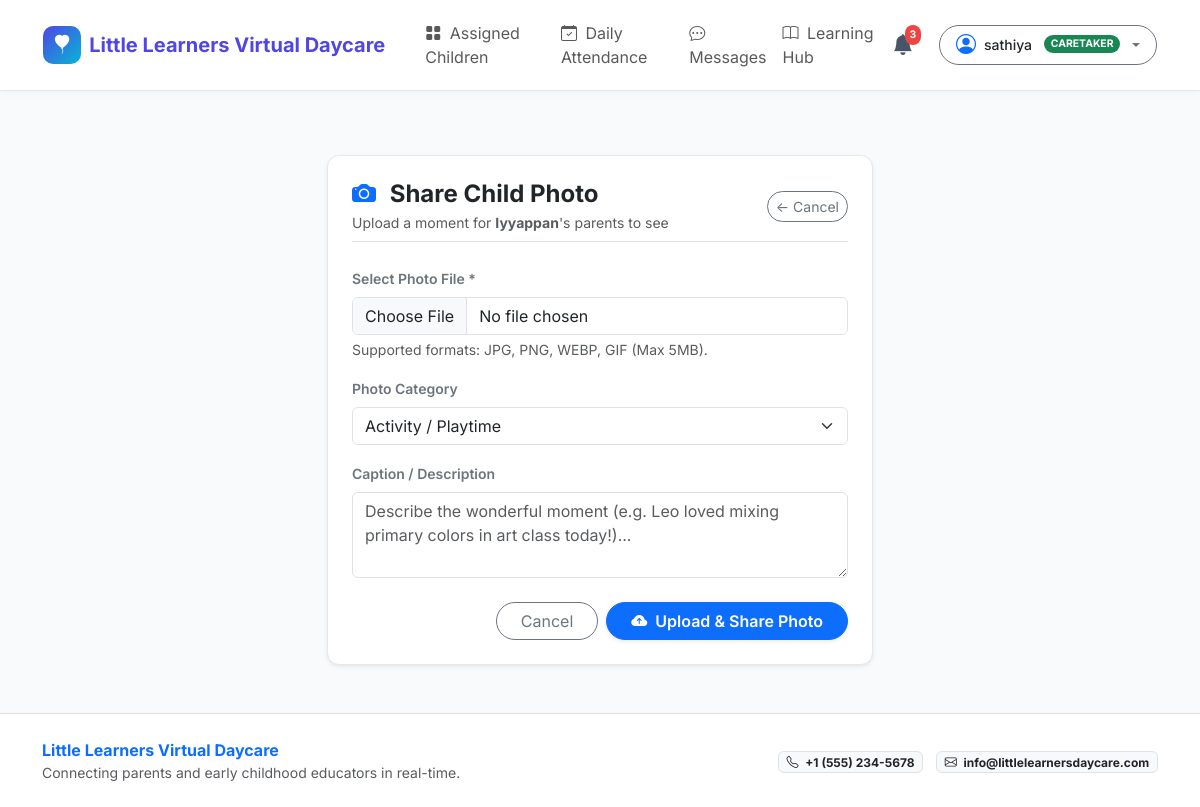
Screenshot of /caregiver/child/2/photo (signed in) with the database file from the repository.
### models/user.py (models this page shows, shortened)
class User(UserMixin, db.Model):
    __tablename__ = 'users'
    id = db.Column(db.Integer, primary_key=True)
    name = db.Column(db.String(120), nullable=False)
    email = db.Column(db.String(120), unique=True, nullable=False, index=True)
    password_hash = db.Column(db.String(256), nullable=False)
    role = db.Column(db.String(20), nullable=False, default='parent') # 'admin', 'caregiver', 'parent'
    phone = db.Column(db.String(30), nullable=True)
    created_at = db.Column(db.DateTime, default=datetime.utcnow)
    is_approved = db.Column(db.Boolean, default=True) # caregivers need admin approval
    reset_token = db.Column(db.String(100), nullable=True, index=True)
    reset_token_expiry = db.Column(db.DateTime, nullable=True)
    parent_children = db.relationship('Child', back_populates='parent', foreign_keys='Child.parent_id', lazy='dynamic')
    assigned_children = db.relationship('Child', back_populates='caregiver', foreign_keys='Child.caregiver_id', lazy='dynamic')
    activity_logs = db.relationship('ActivityLog', back_populates='author', lazy='dynamic')
    photos_uploaded = db.relationship('Photo', back_populates='uploader', lazy='dynamic')
    sent_messages = db.relationship('Message', back_populates='sender', foreign_keys='Message.sender_id', lazy='dynamic')
    received_messages = db.relationship('Message', back_populates='receiver', foreign_keys='Message.receiver_id', lazy='dynamic')
    notifications = db.relationship('Notification', back_populates='user', lazy='dynamic', cascade='all, delete-orphan')
    complaints = db.relationship('Complaint', back_populates='user', lazy='dynamic')
    @property
    def is_admin(self):
        return self.role == 'admin'
    @property
    def is_caretaker(self):
        return self.role in ('caretaker', 'caregiver')
    @property
    def is_caregiver(self):
        return self.is_caretaker
    @property
    def is_parent(self):
        return self.role == 'parent'
    @property
    def display_role(self):
        if self.is_caretaker:
            return "Caretaker"
        return self.role.title()

### models/child.py (models this page shows, shortened)
class Child(db.Model):
    __tablename__ = 'children'
    id = db.Column(db.Integer, primary_key=True)
    name = db.Column(db.String(120), nullable=False)
    dob = db.Column(db.Date, nullable=False)
    gender = db.Column(db.String(20), nullable=True, default='unspecified')
    allergies = db.Column(db.Text, nullable=True)
    notes = db.Column(db.Text, nullable=True)
    photo_url = db.Column(db.String(255), nullable=True)
    qr_code_path = db.Column(db.String(255), nullable=True)
    parent_id = db.Column(db.Integer, db.ForeignKey('users.id'), nullable=False)
    caregiver_id = db.Column(db.Integer, db.ForeignKey('users.id'), nullable=True)
    created_at = db.Column(db.DateTime, default=datetime.utcnow)
    parent = db.relationship('User', foreign_keys=[parent_id], back_populates='parent_children')
    caregiver = db.relationship('User', foreign_keys=[caregiver_id], back_populates='assigned_children')
    activity_logs = db.relationship(
        'ActivityLog', back_populates='child', cascade='all, delete-orphan',
        order_by='ActivityLog.timestamp.desc()', lazy='dynamic'
    )
    photos = db.relationship(
        'Photo', back_populates='child', cascade='all, delete-orphan',
        order_by='Photo.timestamp.desc()', lazy='dynamic'
    )
    attendance_records = db.relationship(
        'Attendance', back_populates='child', cascade='all, delete-orphan',
        order_by='Attendance.date.desc()', lazy='dynamic'
    )
    messages = db.relationship(
        'Message', back_populates='child', cascade='all, delete-orphan',
        order_by='Message.timestamp.asc()', lazy='dynamic'
    )

### routes/caregiver.py (the view, shortened to what this page needs)
@caregiver_bp.route('/child/<int:child_id>/photo', methods=['GET', 'POST'])
def upload_photo(child_id):
    child = get_authorized_child(child_id)
    return render_template('caregiver/upload_photo.html', child=child)

### routes/caregiver.py (called while the page is built)
@caregiver_bp.before_request
@login_required
@role_required('caregiver', 'admin')
def caregiver_access_check():
    pass

### routes/utils.py (called while the page is built)
def role_required(*roles):
    def decorator(f):
        @wraps(f)
        def decorated_function(*args, **kwargs):
            if not current_user.is_authenticated:
                return redirect(url_for('auth.login'))
            allowed_roles = set(roles)
            if 'caregiver' in allowed_roles:
                allowed_roles.add('caretaker')
            if 'caretaker' in allowed_roles:
                allowed_roles.add('caregiver')
            if current_user.role not in allowed_roles:
                abort(403)
            if current_user.is_caretaker and not current_user.is_approved:
                flash('Your caretaker account is pending administrator approval.', 'warning')
                return redirect(url_for('auth.pending_approval'))
            return f(*args, **kwargs)
        return decorated_function
    return decorator

def get_authorized_child(child_id):
    from models import db
    child = db.session.get(Child, child_id)
    if not child:
        abort(404)
    if current_user.is_admin:
        return child
    if current_user.is_caretaker:
        if child.caregiver_id != current_user.id:
            abort(403)
        return child
    if current_user.is_parent:
        if child.parent_id != current_user.id:
            abort(403)
        return child
    abort(403)

### templates/caregiver/upload_photo.html (shortened to what this page needs)
{% extends "base.html" %}
{% block content %}
<div class="container py-4">
  <div class="row justify-content-center">
    <div class="col-md-7 col-lg-6">
      <div class="card card-custom p-4 shadow-sm">
        <div class="d-flex justify-content-between align-items-center mb-4 pb-2 border-bottom">
          <div>
            <h4 class="fw-bold text-dark mb-1">
              <i class="bi bi-camera-fill text-primary me-2"></i> Share Child Photo
            </h4>
            <p class="text-muted small mb-0">Upload a moment for <strong>{{ child.name }}</strong>'s parents to see</p>
          </div>
          <a href="{{ url_for('caregiver.child_detail', child_id=child.id) }}" class="btn btn-outline-secondary btn-sm rounded-pill">
            &larr; Cancel
          </a>
        </div>
        <form method="POST" action="{{ url_for('caregiver.upload_photo', child_id=child.id) }}" enctype="multipart/form-data">
          <div class="mb-3">
            <label for="photoInput" class="form-label fw-semibold small text-secondary">Select Photo File *</label>
            <input type="file" class="form-control" id="photoInput" name="photo" accept="image/*" required onchange="previewImage(event)">
            <div class="form-text small">Supported formats: JPG, PNG, WEBP, GIF (Max 5MB).</div>
          </div>
          <div class="mb-3">
            <label for="category" class="form-label fw-semibold small text-secondary">Photo Category</label>
            <select class="form-select" id="category" name="category">
              <option value="Activity" selected>Activity / Playtime</option>
            </select>
          </div>
          <div class="mb-4">
            <label for="caption" class="form-label fw-semibold small text-secondary">Caption / Description</label>
            <textarea class="form-control" id="caption" name="caption" rows="3" placeholder="Describe the wonderful moment (e.g. Leo loved mixing primary colors in art class today!)..."></textarea>
          </div>
          <div class="d-flex justify-content-end gap-2">
            <a href="{{ url_for('caregiver.child_detail', child_id=child.id) }}" class="btn btn-outline-secondary px-4 rounded-pill">Cancel</a>
            <button type="submit" class="btn btn-primary px-4 rounded-pill fw-semibold shadow-sm">
              <i class="bi bi-cloud-arrow-up-fill me-1"></i> Upload & Share Photo
            </button>
          </div>
        </form>
      </div>
    </div>
  </div>
</div>
{% endblock %}

### templates/base.html (shortened to what this page needs)
<!DOCTYPE html>
<html lang="en">
<head>
  <link href="https://cdn.jsdelivr.net/npm/bootstrap@5.3.3/dist/css/bootstrap.min.css" rel="stylesheet">
  <link href="https://cdn.jsdelivr.net/npm/bootstrap-icons@1.11.3/font/bootstrap-icons.min.css" rel="stylesheet">
  <link rel="stylesheet" href="{{ url_for('static', filename='css/style.css') }}">
</head>
<body>
  <nav class="navbar navbar-expand-lg navbar-custom sticky-top">
    <div class="container-fluid px-lg-4">
      <a class="navbar-brand brand-logo" href="{{ url_for('index') }}">
        <div class="brand-icon">
          <i class="bi bi-balloon-heart-fill"></i>
        </div>
        <span>{{ daycare_name }}</span>
      </a>
      <div class="collapse navbar-collapse" id="navbarMain">
        <ul class="navbar-nav me-auto mb-2 mb-lg-0 ms-lg-3">
          {% if current_user.is_authenticated %}
            {% if current_user.is_admin %}
              <li class="nav-item">
                <a class="nav-link {% if request.endpoint == 'admin.dashboard' %}active fw-bold text-primary{% endif %}" href="{{ url_for('admin.dashboard') }}">
                  <i class="bi bi-speedometer2 me-1"></i> Dashboard
                </a>
              </li>
              <li class="nav-item">
                <a class="nav-link {% if 'caregiver' in request.endpoint %}active fw-bold text-primary{% endif %}" href="{{ url_for('admin.caregivers') }}">
                  <i class="bi bi-person-badge me-1"></i> Caretakers
                </a>
              </li>
              <li class="nav-item">
                <a class="nav-link {% if 'children' in request.endpoint or 'child' in request.endpoint %}active fw-bold text-primary{% endif %}" href="{{ url_for('admin.children') }}">
                  <i class="bi bi-people me-1"></i> Children
                </a>
              </li>
              <li class="nav-item">
                <a class="nav-link {% if 'complaint' in request.endpoint %}active fw-bold text-primary{% endif %}" href="{{ url_for('admin.complaints') }}">
                  <i class="bi bi-chat-square-dots me-1"></i> Inquiries & Complaints
                </a>
              </li>
              <li class="nav-item">
                <a class="nav-link {% if 'learning' in request.endpoint %}active fw-bold text-primary{% endif %}" href="{{ url_for('admin.learning') }}">
                  <i class="bi bi-book me-1"></i> Learning Resources
                </a>
              </li>
            {% elif current_user.is_caregiver and current_user.is_approved %}
              <li class="nav-item">
                <a class="nav-link {% if request.endpoint == 'caregiver.dashboard' %}active fw-bold text-primary{% endif %}" href="{{ url_for('caregiver.dashboard') }}">
                  <i class="bi bi-grid-fill me-1"></i> Assigned Children
                </a>
              </li>
              <li class="nav-item">
                <a class="nav-link {% if request.endpoint == 'caregiver.roster_attendance' %}active fw-bold text-primary{% endif %}" href="{{ url_for('caregiver.roster_attendance') }}">
                  <i class="bi bi-calendar-check me-1"></i> Daily Attendance
                </a>
              </li>
              <li class="nav-item">
                <a class="nav-link {% if 'messages' in request.endpoint %}active fw-bold text-primary{% endif %}" href="{{ url_for('messages.message_threads') }}">
                  <i class="bi bi-chat-dots me-1"></i> Messages
                </a>
              </li>
              <li class="nav-item">
                <a class="nav-link" href="{{ url_for('learning.index') }}">
                  <i class="bi bi-book me-1"></i> Learning Hub
                </a>
              </li>
            {% endif %}
          {% endif %}
        </ul>
        <div class="d-flex align-items-center gap-3">
          {% if current_user.is_authenticated %}
            <div class="dropdown">
              <button class="notification-bell-btn position-relative" type="button" id="notificationBellBtn" data-bs-toggle="dropdown" aria-expanded="false">
                <i class="bi bi-bell-fill"></i>
                <span id="notificationBadge" class="notification-badge {% if unread_notifs_count == 0 %}d-none{% endif %}">
                  {{ unread_notifs_count }}
                </span>
              </button>
            </div>
            <div class="dropdown">
              <button class="btn btn-sm btn-outline-secondary dropdown-toggle d-flex align-items-center gap-2 rounded-pill px-3 py-1" type="button" data-bs-toggle="dropdown" aria-expanded="false">
                <i class="bi bi-person-circle fs-5 text-primary"></i>
                <span class="fw-medium text-dark">{{ current_user.name }}</span>
                <span class="badge {% if current_user.is_admin %}bg-dark{% elif current_user.is_caregiver %}bg-success{% else %}bg-primary{% endif %} rounded-pill ms-1 text-uppercase" style="font-size: 0.65rem;">
                  {{ current_user.display_role }}
                </span>
              </button>
            </div>
          {% else %}
            <a href="{{ url_for('auth.login') }}" class="btn btn-outline-primary btn-sm px-3 rounded-pill fw-medium">Sign In</a>
            <a href="{{ url_for('auth.register') }}" class="btn btn-primary btn-sm px-3 rounded-pill fw-medium">Register</a>
          {% endif %}
        </div>
      </div>
    </div>
  </nav>
  <div class="toast-container position-fixed bottom-0 end-0 p-3" id="toastContainer" style="z-index: 1090;"></div>
  <main class="py-4">
    {% block content %}{% endblock %}
  </main>
  <footer class="bg-white border-top py-4 mt-auto">
    <div class="container">
      <div class="row align-items-center gy-3">
        <div class="col-md-6 text-center text-md-start">
          <span class="fw-bold text-primary">{{ daycare_name }}</span>
          <p class="text-muted small mb-0">Connecting parents and early childhood educators in real-time.</p>
        </div>
        <div class="col-md-6 text-center text-md-end">
          <span class="badge bg-light text-dark border me-2"><i class="bi bi-telephone me-1"></i> {{ daycare_phone }}</span>
          <span class="badge bg-light text-dark border"><i class="bi bi-envelope me-1"></i> {{ daycare_email }}</span>
        </div>
      </div>
    </div>
  </footer>
</body>
</html>

### static/css/style.css (style rules this page uses)
:root { --primary-color: #4f46e5; --primary-hover: #4338ca; --secondary-color: #06b6d4; --accent-color: #f43f5e; --success-color: #10b981; --warning-color: #f59e0b; --info-color: #3b82f6; --light-bg: #f8fafc; --card-bg: #ffffff; --text-main: #1e293b; --text-muted: #64748b; --border-color: #e2e8f0; --radius-lg: 16px; --radius-md: 12px; --radius-sm: 8px; }
body { font-family: 'Inter', -apple-system, BlinkMacSystemFont, "Segoe UI", Roboto, Helvetica, Arial, sans-serif; background-color: var(--light-bg); color: var(--text-main); min-height: 100vh; display: flex; flex-direction: column; }
main { flex: 1 0 auto; }
.navbar-custom { background-color: #ffffff; box-shadow: 0 2px 10px rgba(0, 0, 0, 0.04); border-bottom: 1px solid var(--border-color); padding: 0.8rem 1.2rem; }
.brand-logo { font-weight: 700; font-size: 1.25rem; color: var(--primary-color) !important; display: flex; align-items: center; gap: 0.5rem; }
.brand-icon { width: 38px; height: 38px; background: linear-gradient(135deg, #4f46e5, #06b6d4); color: white; border-radius: 10px; display: flex; align-items: center; justify-content: center; font-size: 1.2rem; }
.card-custom { background: var(--card-bg); border: 1px solid var(--border-color); border-radius: var(--radius-md); box-shadow: 0 4px 6px -1px rgba(0, 0, 0, 0.03), 0 2px 4px -2px rgba(0, 0, 0, 0.03); transition: transform 0.15s ease, box-shadow 0.15s ease; }
.notification-bell-btn { position: relative; background: transparent; border: none; font-size: 1.3rem; color: #475569; cursor: pointer; padding: 0.4rem 0.6rem; border-radius: 8px; }
.notification-badge { position: absolute; top: 2px; right: 2px; font-size: 0.65rem; padding: 0.2em 0.45em; border-radius: 9999px; background-color: #ef4444; color: white; font-weight: 700; }

### rows the page displays
User: name "sathiya", display_role "CARETAKER"
Child: name "Iyyappan"

### other values shown
{{ daycare_name }} "Little Learners Virtual Daycare"
{{ unread_notifs_count }} "3"
{{ daycare_phone }} "+1 (555) 234-5678"
{{ daycare_email }} "info@littlelearnersdaycare.com"
